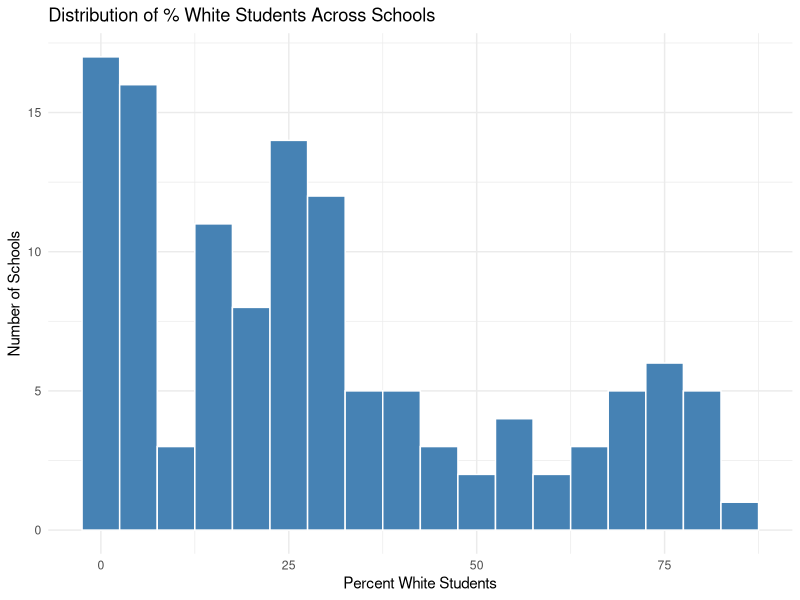
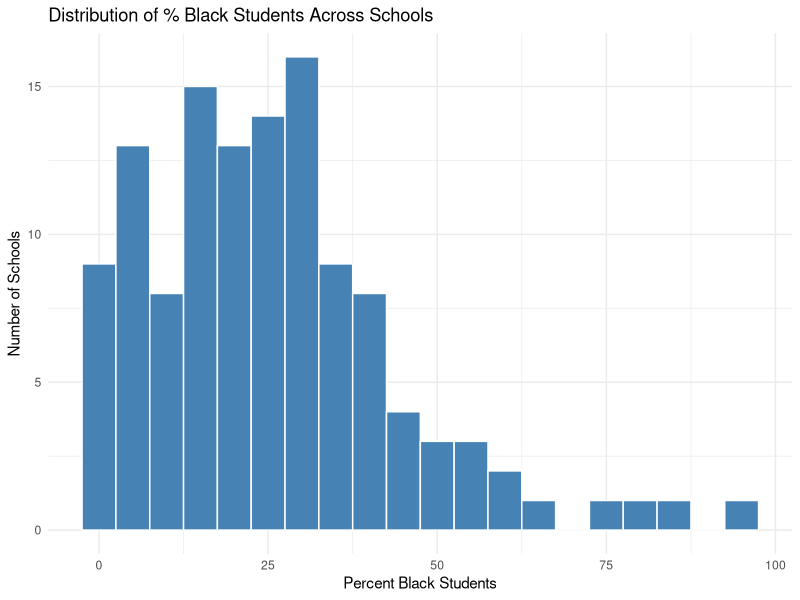
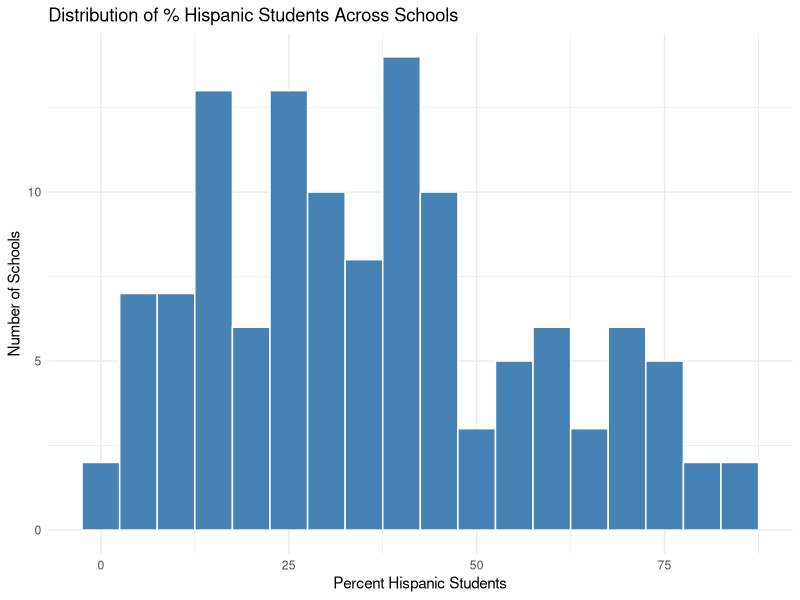
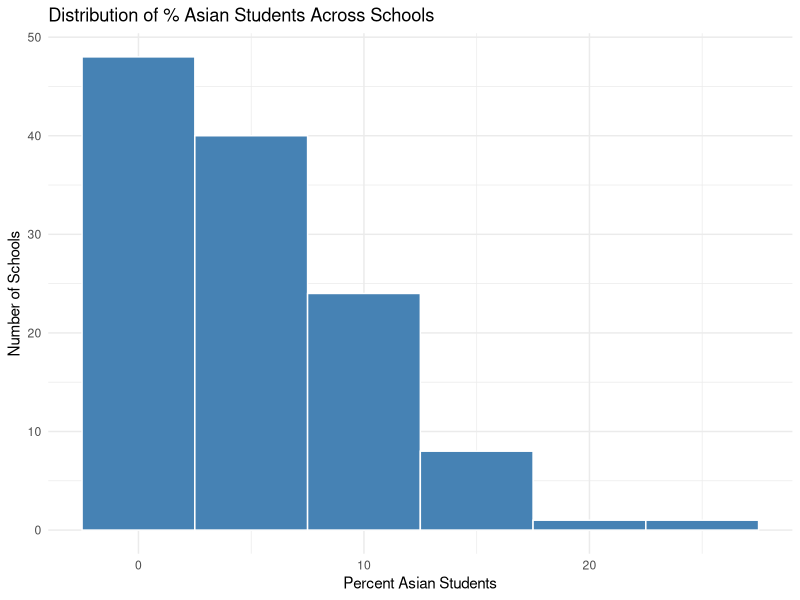
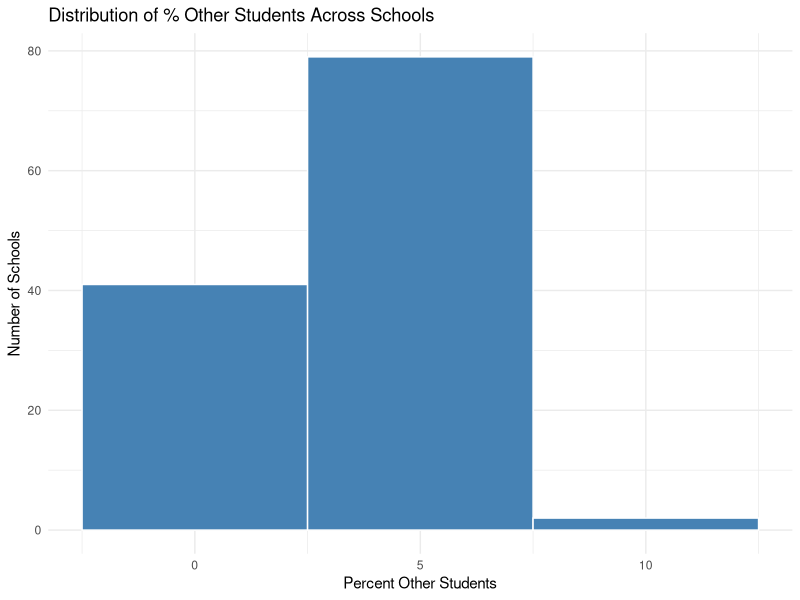
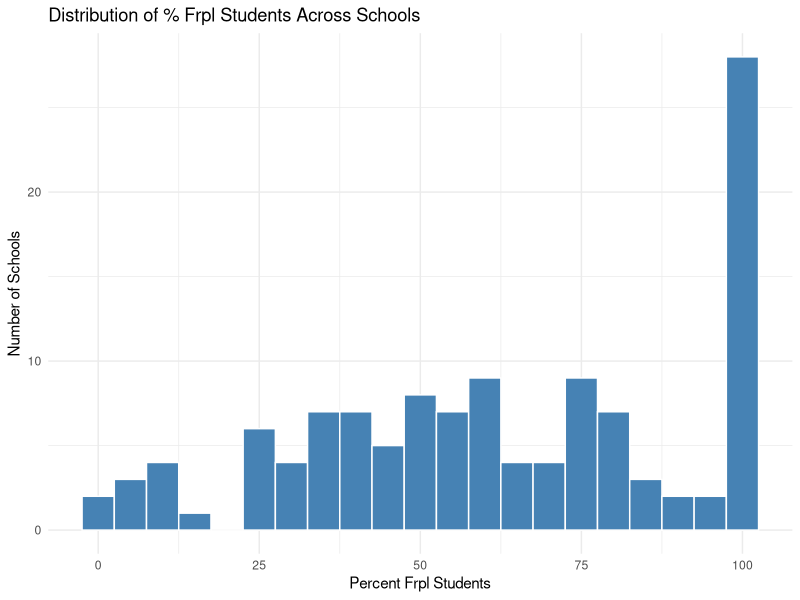
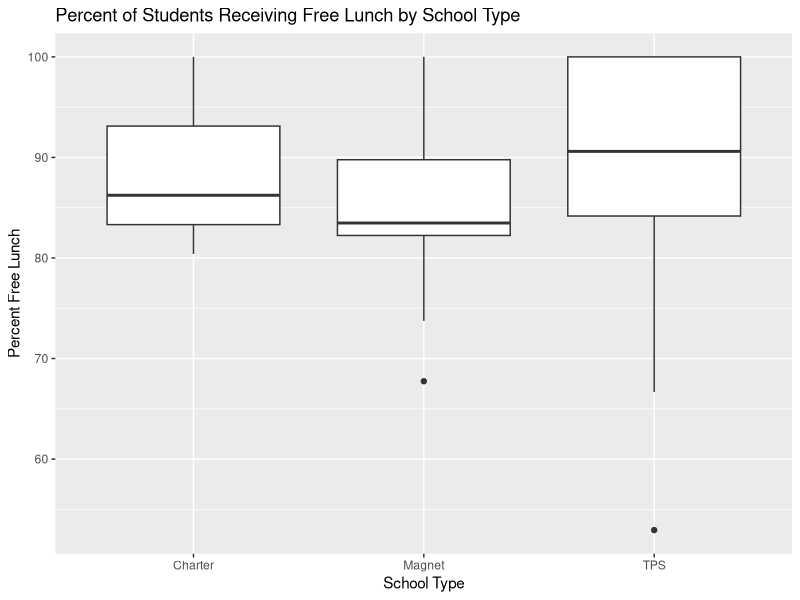

R code for these plots, in order:
## ---- chunk 1
library(tidyverse)
ct_schools <- read.csv("ct_schools.csv")
head(ct_schools)
## ---- chunk 2
ct_schools2 <- ct_schools %>%
  mutate(
    sch_type = case_when(
      MAGNET == 1 ~ "Magnet",
      CHARTR == 1 ~ "Charter",
      MAGNET == 2 & CHARTR == 2 ~ "TPS",
      TRUE ~ NA_character_ 
    )
  )
## ---- chunk 3
ct_schools2 %>%
  count(sch_type)
## ---- chunk 4
ct_schools2 %>%
group_by(sch_type) %>%
  summarise(
    n = n(),
    n_missing_free_lunch = sum(is.na(FRELCH)),
    pct_missing = mean(is.na(FRELCH)) * 100
  )
## ---- chunk 5
ct_schools <- ct_schools |>
   mutate(level_group = case_when(
     LEVEL == 1 ~ "Elementary",
     LEVEL == 2 ~ "Middle",
     LEVEL == 3 ~ "High",
     is.na(LEVEL) ~ "Missing",
     TRUE ~ "Other"
   )
  )

## ---- chunk 6
ct_schools |>
  count(level_group)

## ---- chunk 7
ct_schools <- ct_schools |>
   mutate(title_i_status = case_when(
     TITLEI == 1 ~ "Eligible",
     TITLEI == 2 ~ "Not Eligible",
     is.na(TITLEI) ~ "Missing",
     TRUE ~ "Other"
   ))

## ---- chunk 8
ct_schools |>
  count(title_i_status)
## ---- chunk 9
ct_schools <- ct_schools |>
  mutate(
    pct_white = WHITE / TOTETH * 100,
    pct_black = BLACK / TOTETH * 100,
    pct_hispanic = HISP / TOTETH * 100,
    pct_asian = ASIAN / TOTETH * 100,
    pct_other = 100 - pct_white - pct_black - pct_hispanic - pct_asian,
    pct_frpl = (FRELCH + REDLCH) / TOTETH * 100
  )

## ---- chunk 10
ggplot(ct_schools, aes(x = pct_white)) +
   geom_histogram(binwidth = 5, fill = "steelblue", color = "white") +
   labs(
     title = "Distribution of % White Students Across Schools",
     x = "Percent White Students",
     y = "Number of Schools") +
       theme_minimal()

## ---- chunk 11
ggplot(ct_schools, aes(x = pct_black)) +
   geom_histogram(binwidth = 5, fill = "steelblue", color = "white") +
   labs(
     title = "Distribution of % Black Students Across Schools",
     x = "Percent Black Students",
     y = "Number of Schools") +
       theme_minimal()

## ---- chunk 12
ggplot(ct_schools, aes(x = pct_hispanic)) +
   geom_histogram(binwidth = 5, fill = "steelblue", color = "white") +
   labs(
     title = "Distribution of % Hispanic Students Across Schools",
     x = "Percent Hispanic Students",
     y = "Number of Schools") +
       theme_minimal()

## ---- chunk 13
ggplot(ct_schools, aes(x = pct_asian)) +
   geom_histogram(binwidth = 5, fill = "steelblue", color = "white") +
   labs(
     title = "Distribution of % Asian Students Across Schools",
     x = "Percent Asian Students",
     y = "Number of Schools") +
       theme_minimal()

## ---- chunk 14
ggplot(ct_schools, aes(x = pct_other)) +
   geom_histogram(binwidth = 5, fill = "steelblue", color = "white") +
   labs(
     title = "Distribution of % Other Students Across Schools",
     x = "Percent Other Students",
     y = "Number of Schools") +
       theme_minimal()

## ---- chunk 15
ggplot(ct_schools, aes(x = pct_frpl)) +
   geom_histogram(binwidth = 5, fill = "steelblue", color = "white") +
   labs(
     title = "Distribution of % Frpl Students Across Schools",
     x = "Percent Frpl Students",
     y = "Number of Schools") +
       theme_minimal()

## ---- chunk 16
ct_schools <- ct_schools2 |>
  mutate(pct_freelunch = FRELCH / TOTFRL * 100)
## ---- chunk 17


ct_schools |>
  filter(!is.na(pct_freelunch), is.finite(pct_freelunch), !is.nan(pct_freelunch)) |>
  ggplot(aes(x = sch_type, y = pct_freelunch)) +
  geom_boxplot() +
  labs(
    title = "Percent of Students Receiving Free Lunch by School Type",
    x = "School Type",
    y = "Percent Free Lunch"
  )


